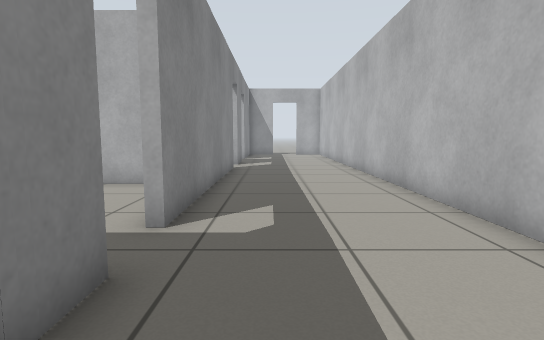
view 1 (above)

16 first-person views from a walk through a robot-simulator world made for Gazebo. The camera is 0.72 m above the floor, tilts 6° down and sees 80° across. The floor is counted in squares, 0.5 m on a side. Each view is taken from the middle of a square. On the plan, view 1 faces up. The plan holds only what a view shows up to about 15 squares ahead; the rest is blank.

view 2
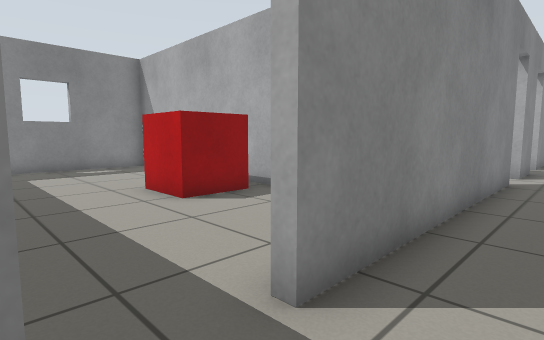

view 3
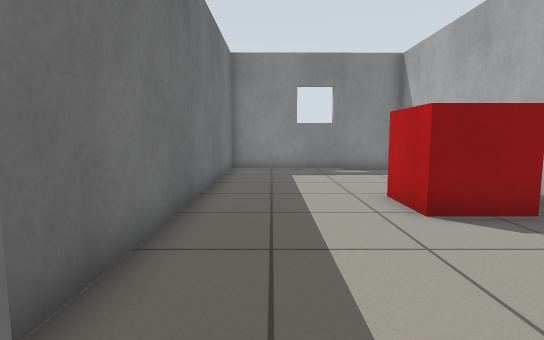

view 4
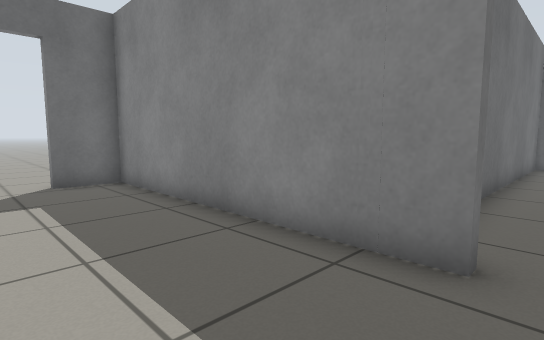

view 5
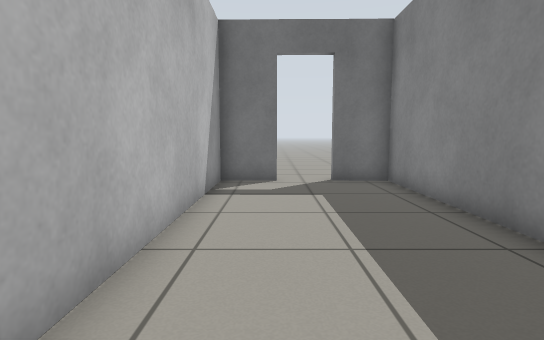

view 6
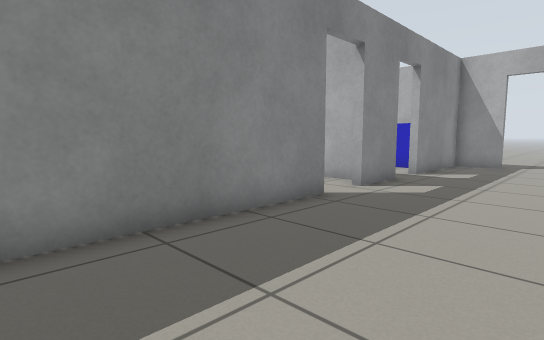

view 7
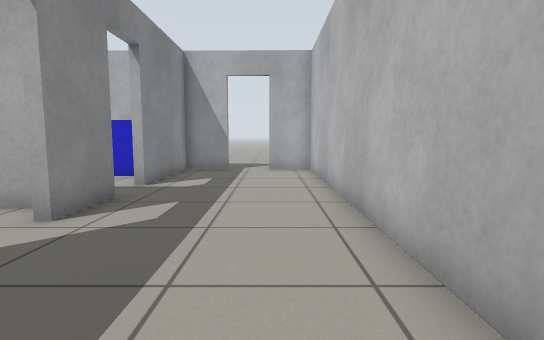

view 8
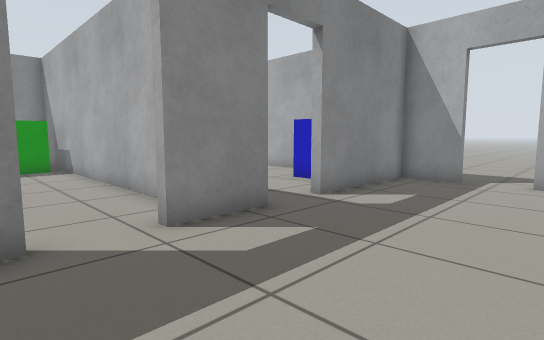

view 9
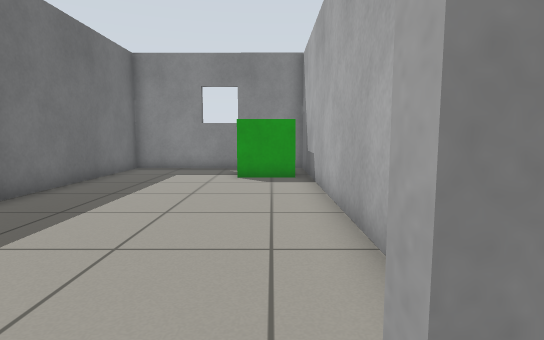

view 10
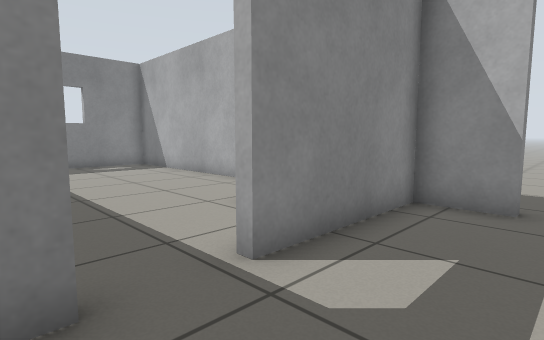

view 11
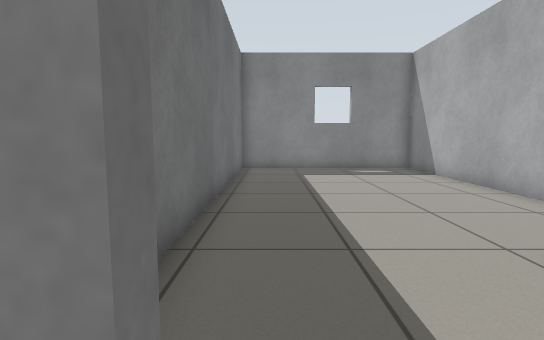

view 12
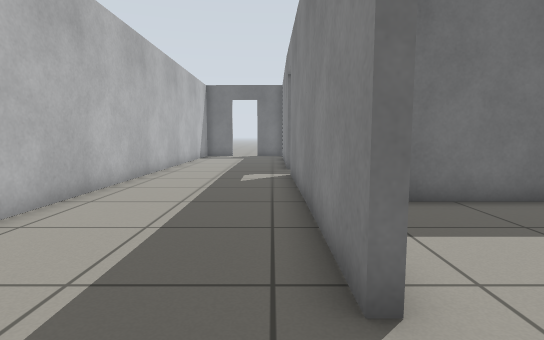

view 13
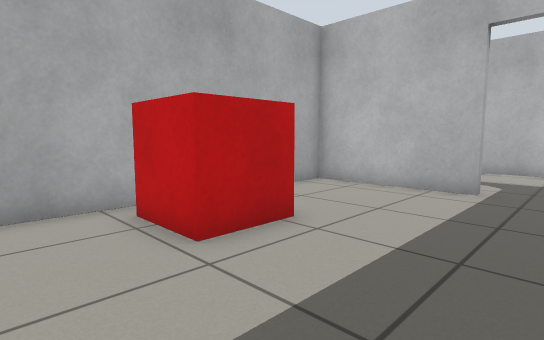

view 14
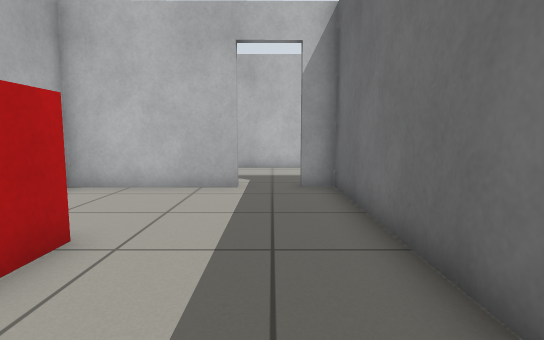

view 15
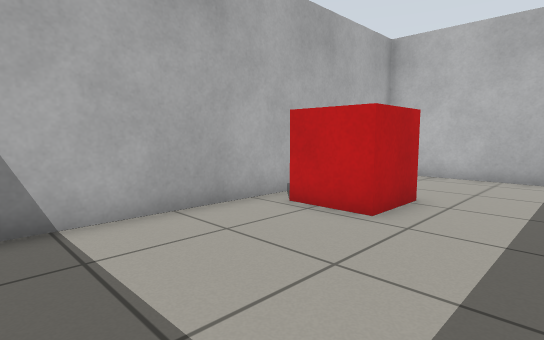

view 16
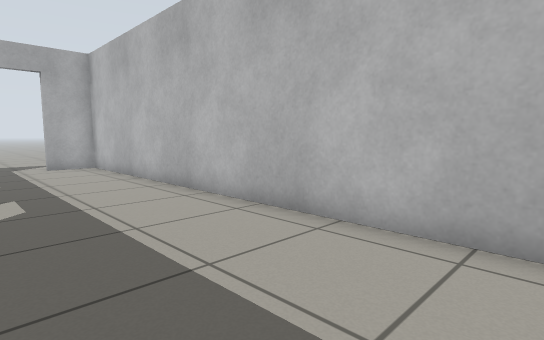

### Floor plan
Key: @ floor where view 1 was taken; # wall or solid block; . floor; D open door; B red box; L blue box; G green box.
Columns run from 15 left of view 1 to 4 right of it. Each row starts with its distance up from view 1.
 27                ...
 26                ...
 25 ###############DDD##
 24 #..........LL#.....#
 23 #..........LL#.....#
 22 #............#.....#
 21 #............#.....#
 20 #............D.....#
 19 #............D.....#
 18 #..###########.....#
 17 #GG#.........#.....#
 16 #  G.........D.....#
 15 #  G.........D.....#
 14 #............#.....#
 13 #............#.....#
 12 #............#.....#
 11 #............#.....#
 10 ##############.....#
  9 #......BB....#.....#
  8 #......BB....#.....#
  7 #......BB....#.....#
  6 #............#.....#
  5 #............D.....#
  4 #............D.....#
  3 #............#.....#
  2 ##############.....#
  1              #.....#
  0              #.@...#
 -1              #.....#
 -2              #.....#
 -3              #.....#
 -4              #.....#
 -5              #.....#
 -6              ##DD###
 -7                DD.
 -8                ...

Positions as (right, up) in squares from view 1, and headings:
1: (0, 0), facing up
2: (0, 3), facing up-left
3: (-1, 4), facing left
4: (2, 4), facing down-left
5: (2, 4), facing down
6: (3, 8), facing up-left
7: (2, 11), facing up
8: (3, 14), facing up-left
9: (-1, 16), facing left
10: (1, 18), facing up-left
11: (-1, 19), facing left
12: (-1, 17), facing down
13: (-11, 3), facing up-right
14: (-11, 4), facing right
15: (-14, 4), facing up-right
16: (-1, 9), facing up-right
